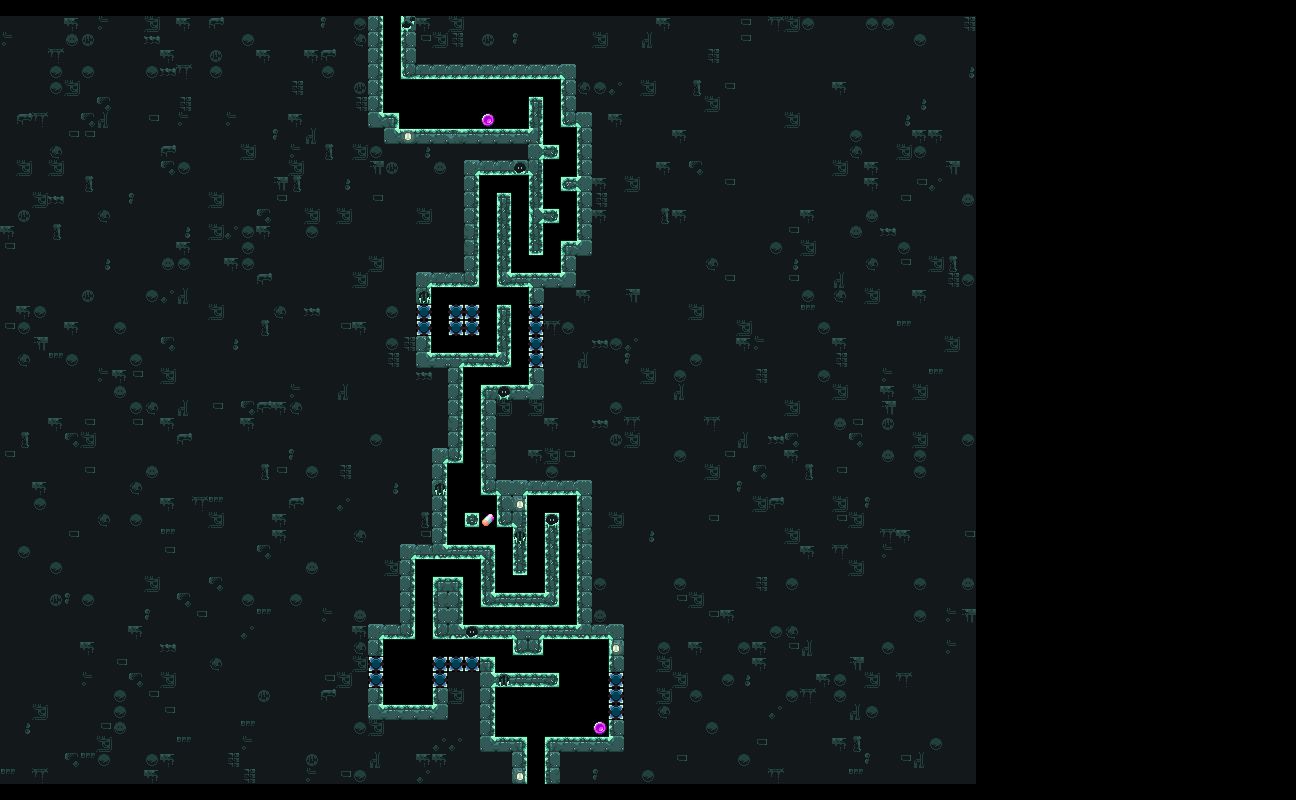

Tiled map render using the project's own tile images. Description and the map definition, with tile-layer contents summarised, below:
An orthogonal 81x50 tile map with 16x16 px tiles, 5 tile layers (Prototype, Obstacles, Background, Layout, ...), 2 tilesets and 153 objects (131x Sprinkle, 8x Sewers_StaticSpike06, 4x Sewers_StaticSpike14, 2x Sewers_StaticSpike05, 2x Sewers_StaticSpike09, ...).

<map version="1.11" tiledversion="1.11.0" orientation="orthogonal" renderorder="right-down" width="81" height="50" tilewidth="16" tileheight="16" infinite="0" nextlayerid="75" nextobjectid="282421">
 <properties>
  <property name="IgnoreLock" type="bool" value="false" />
 </properties>
 <tileset firstgid="1" source="../../../Tilemap/Bioms/Factory_Tilemap.tsx" />
 <tileset firstgid="2476" source="../../../Tilemap/Bioms/Sewers_Tilemap.tsx" />
 <group id="2" name="Input">
  <layer id="6" name="Prototype" width="81" height="50">
   <properties>
    <property name="unity:SortingLayer" value="Prototype" />
   </properties>
   <data>[4050 cells, 2744 non-empty, 4 distinct tile ids]</data>
  </layer>
  <layer id="45" name="Obstacles" width="81" height="50">
   <properties>
    <property name="unity:SortingLayer" value="Obstacles" />
   </properties>
   <data>[4050 cells, 30 non-empty, 3 distinct tile ids]</data>
  </layer>
 </group>
 <group id="3" name="Output">
  <group id="11" name="Output_Hazards">
   <objectgroup id="48" name="Hazard20" tintcolor="#ffffff">
    <properties>
     <property name="unity:SortingLayer" value="Hazard20" />
    </properties>
   </objectgroup>
   <objectgroup id="49" name="Hazard19" tintcolor="#ffffff">
    <properties>
     <property name="unity:SortingLayer" value="Hazard19" />
    </properties>
   </objectgroup>
   <objectgroup id="50" name="Hazard18" tintcolor="#ffffff">
    <properties>
     <property name="unity:SortingLayer" value="Hazard18" />
    </properties>
   </objectgroup>
   <objectgroup id="51" name="Hazard17" tintcolor="#ffffff">
    <properties>
     <property name="unity:SortingLayer" value="Hazard17" />
    </properties>
   </objectgroup>
   <objectgroup id="52" name="Hazard16" tintcolor="#ffffff">
    <properties>
     <property name="unity:SortingLayer" value="Hazard16" />
    </properties>
   </objectgroup>
   <objectgroup id="53" name="Hazard15" tintcolor="#ffffff">
    <properties>
     <property name="unity:SortingLayer" value="Hazard15" />
    </properties>
   </objectgroup>
   <objectgroup id="54" name="Hazard14" tintcolor="#ffffff">
    <properties>
     <property name="unity:SortingLayer" value="Hazard14" />
    </properties>
   </objectgroup>
   <objectgroup id="55" name="Hazard13" tintcolor="#ffffff">
    <properties>
     <property name="unity:SortingLayer" value="Hazard13" />
    </properties>
   </objectgroup>
   <objectgroup id="56" name="Hazard12" tintcolor="#ffffff">
    <properties>
     <property name="unity:SortingLayer" value="Hazard12" />
    </properties>
   </objectgroup>
   <objectgroup id="57" name="Hazard11" tintcolor="#ffffff">
    <properties>
     <property name="unity:SortingLayer" value="Hazard11" />
    </properties>
   </objectgroup>
   <objectgroup id="58" name="Hazard10" tintcolor="#ffffff">
    <properties>
     <property name="unity:SortingLayer" value="Hazard10" />
    </properties>
   </objectgroup>
   <objectgroup id="59" name="Hazard09" tintcolor="#ffffff">
    <properties>
     <property name="unity:SortingLayer" value="Hazard09" />
    </properties>
   </objectgroup>
   <objectgroup id="60" name="Hazard08" tintcolor="#ffffff">
    <properties>
     <property name="unity:SortingLayer" value="Hazard08" />
    </properties>
   </objectgroup>
   <objectgroup id="61" name="Hazard07" tintcolor="#ffffff">
    <properties>
     <property name="unity:SortingLayer" value="Hazard07" />
    </properties>
   </objectgroup>
   <objectgroup id="62" name="Hazard06" tintcolor="#ffffff">
    <properties>
     <property name="unity:SortingLayer" value="Hazard06" />
    </properties>
   </objectgroup>
   <objectgroup id="63" name="Hazard05" tintcolor="#ffffff">
    <properties>
     <property name="unity:SortingLayer" value="Hazard05" />
    </properties>
   </objectgroup>
   <objectgroup id="64" name="Hazard04" tintcolor="#ffffff">
    <properties>
     <property name="unity:SortingLayer" value="Hazard04" />
    </properties>
   </objectgroup>
   <objectgroup id="65" name="Hazard03" tintcolor="#ffffff">
    <properties>
     <property name="unity:SortingLayer" value="Hazard03" />
    </properties>
   </objectgroup>
   <objectgroup id="66" name="Hazard02" tintcolor="#ffffff">
    <properties>
     <property name="unity:SortingLayer" value="Hazard02" />
    </properties>
   </objectgroup>
   <objectgroup id="67" name="Hazard01" tintcolor="#ffffff">
    <properties>
     <property name="unity:SortingLayer" value="Hazard01" />
    </properties>
   </objectgroup>
   <objectgroup id="68" name="Hazard00" tintcolor="#ffffff">
    <properties>
     <property name="unity:SortingLayer" value="Hazard00" />
    </properties>
   </objectgroup>
   <objectgroup id="69" name="Dropper" tintcolor="#ffffff">
    <properties>
     <property name="unity:SortingLayer" value="Dropper" />
    </properties>
   </objectgroup>
   <objectgroup id="70" name="Smallbot" tintcolor="#ffffff">
    <properties>
     <property name="unity:SortingLayer" value="Smallbot" />
    </properties>
   </objectgroup>
   <objectgroup id="71" name="Fireball" tintcolor="#ffffff">
    <properties>
     <property name="unity:SortingLayer" value="Fireball" />
    </properties>
   </objectgroup>
   <objectgroup id="42" name="Buzzsaw">
    <properties>
     <property name="unity:SortingLayer" value="Buzzsaw" />
    </properties>
   </objectgroup>
   <objectgroup id="41" name="FireCannon">
    <properties>
     <property name="unity:SortingLayer" value="FireCannon" />
    </properties>
   </objectgroup>
   <objectgroup id="40" name="Slamblock">
    <properties>
     <property name="unity:SortingLayer" value="Slamblock" />
    </properties>
   </objectgroup>
   <objectgroup id="14" name="HiddenSpike">
    <properties>
     <property name="unity:SortingLayer" value="HiddenSpike" />
    </properties>
   </objectgroup>
   <objectgroup id="13" name="StaticSpike">
    <properties>
     <property name="unity:SortingLayer" value="StaticSpike" />
    </properties>
    <!-- 19 objects omitted --></objectgroup>
  </group>
  <group id="32" name="Output_Items">
   <objectgroup id="72" name="Item00" tintcolor="#ffffff">
    <properties>
     <property name="unity:SortingLayer" value="Item00" />
    </properties>
   </objectgroup>
   <objectgroup id="73" name="Star" tintcolor="#ffffff">
    <properties>
     <property name="unity:SortingLayer" value="Star" />
    </properties>
   </objectgroup>
   <objectgroup id="74" name="Key" tintcolor="#ffffff">
    <properties>
     <property name="unity:SortingLayer" value="Key" />
    </properties>
   </objectgroup>
   <objectgroup id="43" name="PowerUp">
    <properties>
     <property name="unity:SortingLayer" value="PowerUp" />
    </properties>
    <!-- 1 objects omitted --></objectgroup>
   <objectgroup id="39" name="Sprinkle">
    <properties>
     <property name="unity:SortingLayer" value="Sprinkle" />
    </properties>
    <!-- 131 objects omitted --></objectgroup>
   <objectgroup id="34" name="Coin">
    <properties>
     <property name="unity:SortingLayer" value="Coin" />
    </properties>
    <!-- 2 objects omitted --></objectgroup>
  </group>
  <layer id="9" name="Background" width="81" height="50">
   <properties>
    <property name="unity:SortingLayer" value="Background" />
   </properties>
   <data>[4050 cells, 2502 non-empty, 22 distinct tile ids]</data>
  </layer>
  <layer id="8" name="Layout" width="81" height="50">
   <properties>
    <property name="unity:SortingLayer" value="Layout" />
    <property name="unity:Tag" value="Wall" />
   </properties>
   <data>[4050 cells, 216 non-empty, 45 distinct tile ids]</data>
  </layer>
  <layer id="47" name="Details" width="81" height="50">
   <properties>
    <property name="unity:SortingLayer" value="Details" />
   </properties>
   <data>[4050 cells, 0 non-empty, 0 distinct tile ids]</data>
  </layer>
 </group>
</map>
<!-- 153 of 153 objects omitted -->
